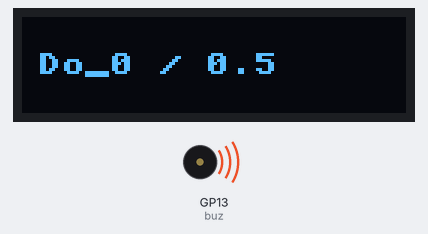
Bench run of a program on a simulated Raspberry Pi Pico running MicroPython. Parts: 128×32 one-colour display, buzzer (waves = sounding). At 26.9 s the program stops and its outputs stay as they are.

Above: at 0.2 s.
At 4.6 s:
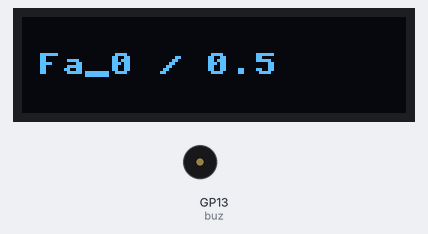
At 11.4 s:
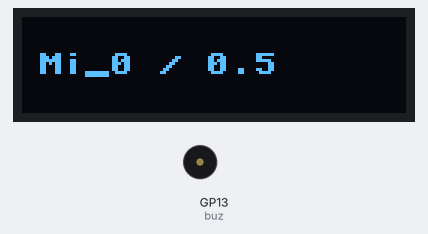
At 24.8 s:
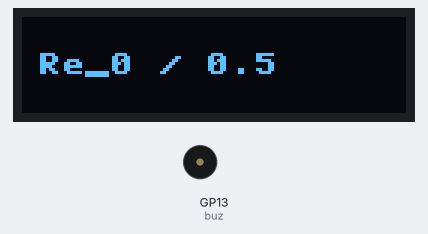
Timing chart, 0 to 26.3 s (numbered marks = the images above):
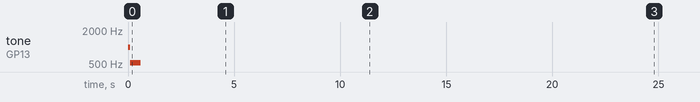

Measured:
- by itself, tone on GP13 (buz): silent → 1000 Hz at 0.00 s, → 523 Hz 0.10 s later, → silent 0.50 s later
- what the display in image 0 shows lasts 1.1 s, from 0.1 s to 1.2 s

The program:

3rd_Day_Music.py
```python
from machine import Pin, PWM, I2C
import utime
from ssd1306 import SSD1306_I2C

# Init Buzzer PWM
buz = PWM(Pin(13))
buz.duty_u16(int(65536/2)) # Duty = 50%
# Init OLED
i2c=I2C(0, scl=Pin(21), sda=Pin(20), freq=100000)
oled = SSD1306_I2C(128, 32, i2c)

Note_Freqs = {'Do_0':523, 'Re_0':587, 'Mi_0':659, 'Fa_0':698, \
              'Sol_0':783, 'La_0':880, 'Ti_0':987, 'Do_1':1046,\
              'Re_1':1174, 'Mi_1':1318, 'Fa_1':1397, 'Sol_1':1568,\
              'La_1':1760, 'Ti_0':1975, 'Do_2':2093}

Twingkle_Little_Star = [['Do_0',0.5], ['Do_0',0.5], ['Sol_0',0.5], ['Sol_0',0.5], \
                        ['La_0',0.5], ['La_0',0.5], ['Sol_0',1], \
                        ['Fa_0',0.5], ['Fa_0',0.5], ['Mi_0',0.5], ['Mi_0',0.5],\
                        ['Re_0',0.5], ['Re_0',0.5], ['Do_0',1],\
                        ['Sol_0',0.5],['Sol_0',0.5],['Fa_0',0.5],['Fa_0',0.5],\
                        ['Mi_0',0.5], ['Mi_0',0.5], ['Re_0',1],\
                        ['Sol_0',0.5],['Sol_0',0.5],['Fa_0',0.5],['Fa_0',0.5],\
                        ['Mi_0',0.5], ['Mi_0',0.5], ['Re_0',1],\
                        ['Do_0',0.5], ['Do_0',0.5], ['Sol_0',0.5], ['Sol_0',0.5], \
                        ['La_0',0.5], ['La_0',0.5], ['Sol_0',1], \
                        ['Fa_0',0.5], ['Fa_0',0.5], ['Mi_0',0.5], ['Mi_0',0.5],\
                        ['Re_0',0.5], ['Re_0',0.5], ['Do_0',1]]

def pNote(freq, len):
    buz.freq(freq)
    utime.sleep(len)
    buz.deinit()
    utime.sleep(0.02)

def pMusic(music):
    for note, l in music:
        oled.fill(0)
        oled.text(note +' / '+str(l), 5, 12)
        oled.show()
        pNote(Note_Freqs[note], l)

if __name__ == '__main__' :
    pMusic(Twingkle_Little_Star)
```
